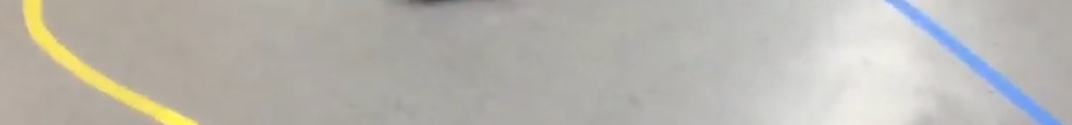
#> input picture Old/track.png, 1072 x 125 px, given in place of the camera
$ python phone.py
#> lines starting #> are read from the running program, lines starting #| are printed output that depends on the picture; after the words box and inside, x2 and y2 are one past the last pixel; in counts of white or black regions, pixels touching at a corner belong together
import numpy as np
import cv2 as cv2
import math

"""
Ideas to fix:
*Take the average of say 10 points and fin the line of best fit
*Move the points more to be more spaced out.
*Fix mask to be more accurate with less noise
"""

frame_count = 0
cap = cv2.VideoCapture(0)
# Define the codec and create VideoWriter object

center_points = []
fourcc = cv2.VideoWriter_fourcc(*'XVID')
#out = cv.VideoWriter('output1.avi', fourcc, 20.0, (640,  480))
threshold1 = 85
threshold2 = 85
r_width = 500
r_height = 300
prev_gray = None
prev_points = None


def get_initial_heading():
        return (0, -1)  # moving up in image space

def get_perpendicular_scan(start_point, direction, length):
    dx, dy = direction
    perp = (-dy, dx)
    left = (int(start_point[0] + perp[0] * length), int(start_point[1] + perp[1] * length))
    right = (int(start_point[0] - perp[0] * length), int(start_point[1] - perp[1] * length))
    return left, right

def rotate_direction(direction, angle_degrees):
    angle_rad = math.radians(angle_degrees)
    dx, dy = direction

    # Rotation matrix
    cos_theta = math.cos(angle_rad)
    sin_theta = math.sin(angle_rad)

    dx_rot = dx * cos_theta - dy * sin_theta
    dy_rot = dx * sin_theta + dy * cos_theta

    return (dx_rot, dy_rot)

def adaptive_centerline(mask_yellow, mask_blue, num_steps=1, step_size=10):
    w, h = mask_yellow.shape
    se = w/2
    position = (h/2, se)
    direction = get_initial_heading()

    midpoint_old = None
    for _ in range(num_steps):
        left_pt, right_pt = get_perpendicular_scan(position, direction, length=350)
        """print(f"Left point {left_pt}")
        print(f"Right point {right_pt}")"""
        # Create scanline as a mask
        #cv2.line(scan_mask, (10,vals[1]), (490,vals[3]), 255, 1)
        cv2.line(scan_mask, left_pt, right_pt, 255, 1)
        cv2.line(combined_mask, left_pt, right_pt, 255, 1)
        # Mask and get pixel hits
        yellow_hits = cv2.bitwise_and(mask_yellow, scan_mask)
        blue_hits = cv2.bitwise_and(mask_blue, scan_mask)
        mix_mask = cv2.bitwise_or(yellow_hits, blue_hits)
        yellow_coords = cv2.findNonZero(yellow_hits)
        blue_coords = cv2.findNonZero(blue_hits)
        detect_box(mix_mask)
        if yellow_coords is not None and blue_coords is not None:
            yellow_mean = np.mean(yellow_coords, axis=0)[0]
            blue_mean = np.mean(blue_coords, axis=0)[0]
            # Midpoint
            midpoint_x = int((yellow_mean[0] + blue_mean[0]) / 2)
            midpoint_y = int((yellow_mean[1] + blue_mean[1]) / 2)
            midpoint = (midpoint_x, midpoint_y)
            center_points.append(midpoint)
            if midpoint_old is not None:
                dx = midpoint[0] - midpoint_old[0]
                dy = midpoint[1] - midpoint_old[1]

                # Calculate the angle in radians
                norm = math.hypot(dx, dy)
                if norm != 0:
                    direction = (dx / norm, dy / norm)
                se -= step_size
                position = (midpoint[0], se)
            else:
                se -= step_size
                position = (midpoint[0], se)
            midpoint_old = midpoint
            cv2.circle(combined_mask, midpoint, 3, (255, 255, 255), -1)
            cv2.circle(mix_mask, midpoint, 3, (255, 255, 255), -1)
            #cv2.circle(combined_mask, (int(yellow_mean[0]), int(yellow_mean[1])), 3, (255, 255, 255), 5)
            #cv2.circle(combined_mask, (int(blue_mean[0]), int(blue_mean[1])), 3, (255, 255, 255), 5)

        else:
            pass
    """cv2.imshow('frame', mix_mask)
    cv2.moveWindow("frame", 700, 0)"""
    cv2.imshow('frame2', frame)
    cv2.moveWindow("frame2", 700, 500)
    return scan_mask

def track_frame_motion(prev, gray):
    flow = cv2.calcOpticalFlowFarneback(prev, gray, None, 0.5, 3, 15, 3, 5, 1.2, 0)
    # Calculate the total displacement of the frame
    dx, dy = np.mean(flow, axis=(0, 1))
    dx*=5
    dy*=5 # This gives you the average displacement
    return dx, dy

def detect_box(hit_mask):
    frame_HSV = cv2.cvtColor(frame, cv2.COLOR_BGR2HSV)
    lower_purple = np.array([120, 70, 70])   # H, S, V
    upper_purple = np.array([160, 255, 255])
    purple_mask = cv2.inRange(frame_HSV, lower_purple, upper_purple)
    contours, _ = cv2.findContours(purple_mask, cv2.RETR_EXTERNAL, cv2.CHAIN_APPROX_SIMPLE)
    final = np.zeros_like(purple_mask)
    cv2.drawContours(final, contours, -1, (255, 255, 255), 2)
    new_final = cv2.bitwise_and(scan_mask, final)
    final_final = cv2.bitwise_or(new_final, hit_mask)
    all_coords = cv2.findNonZero(final_final)
    final = np.zeros_like(purple_mask)
    if all_coords is not None and len(all_coords) >= 20:
     # Flatten and sort points left to right
        sorted_coords = sorted([pt[0] for pt in all_coords], key=lambda p: p[0])  # Sort by x

        # Track the maximum gap and its index
        max_gap = 0
        max_pair = None

        for i in range(len(sorted_coords) - 1):
            p1 = sorted_coords[i]
            p2 = sorted_coords[i + 1]
            dist = np.linalg.norm(np.array(p2) - np.array(p1))
            if dist > max_gap:
                max_gap = dist
                max_pair = (p1, p2)

        if max_pair:
            midpoint_x = int((max_pair[0][0] + max_pair[1][0]) / 2)
            midpoint_y = int((max_pair[0][1] + max_pair[1][1]) / 2)
            midpoint = (midpoint_x, midpoint_y)
            center_points.append(midpoint)

            # Visualize
            cv2.circle(final, midpoint, 4, (255, 255, 255), -1)
            final = cv2.bitwise_or(final,final_final)
    cv2.imshow('scan', final)
    cv2.moveWindow("scan", 0, 500)
    cv2.imshow('frame', purple_mask)
    cv2.moveWindow("frame", 700, 0)
    return final

if not cap.isOpened():
    print("Cannot open camera")
    exit()
while True:
    # Capture frame-by-frame
    ret, frame = cap.read()
#> frame is the input picture: shape (125, 1072, 3); mean B, G, R 175.1, 181.5, 184.4

    # if frame is read correctly ret is True
    if not ret:
        print("Can't receive frame (stream end?). Exiting ...")
        break
    # write the flipped frame
    #out.write(frame)
    # Convert to HSV and create masks
    frame_HSV = cv2.cvtColor(frame, cv2.COLOR_BGR2HSV)
#> frame_HSV: shape (125, 1072, 3); mean H, S, V 24.7, 18.3, 186.9

    lower_blue = np.array([100,50,120])
    upper_blue = np.array([150,255,255])
    lower_yellow = np.array([30,50,100])
    upper_yellow = np.array([50,255,255])
    yellow_mask = cv2.inRange(frame_HSV, lower_yellow, upper_yellow)
#> yellow_mask: shape (125, 1072); every value is 0
    blue_mask = cv2.inRange(frame_HSV, lower_blue, upper_blue)
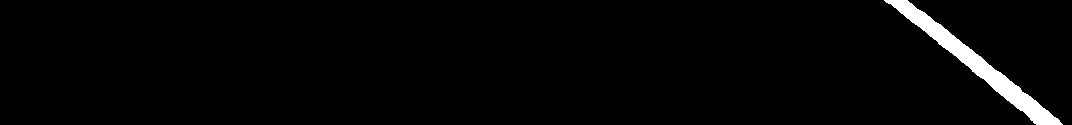
#> blue_mask: shape (125, 1072); 2.4% white; 1 white region, box (x1, y1, x2, y2) and area: (884, 0, 1063, 125) 3196

    # Optional: just to visualize
    combined_mask = cv2.add(yellow_mask, blue_mask)
    scan_mask = np.zeros_like(combined_mask)
    gray = cv2.cvtColor(frame, cv2.COLOR_BGR2GRAY)
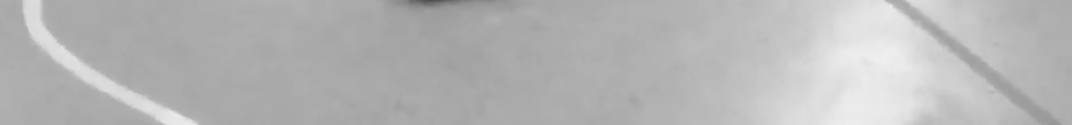
#> gray: shape (125, 1072); min 77, max 239, mean 181.6

    # Track frame motion and calculate displacement
    if prev_gray is not None:
        dx, dy = track_frame_motion(prev_gray, gray)
        center_points = [(cx + dx, cy + dy) for cx, cy in center_points]

    yellow_hits = cv2.bitwise_and(yellow_mask, scan_mask)
    blue_hits = cv2.bitwise_and(blue_mask, scan_mask)
    path_points = adaptive_centerline(yellow_mask, blue_mask)
#> after the loop in adaptive_centerline, `for _ in range(num_steps):`:
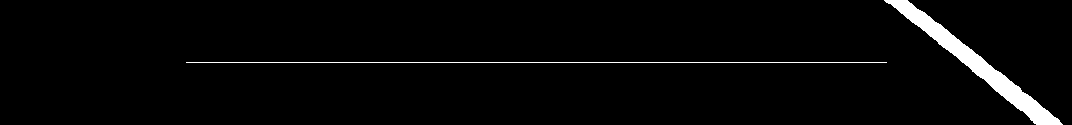
#> combined_mask: shape (125, 1072); 2.9% white; 2 white regions, box (x1, y1, x2, y2) and area: (884, 0, 1063, 125) 3196, (186, 62, 887, 63) 701
#> after the loop in adaptive_centerline, `for _ in range(num_steps):`:
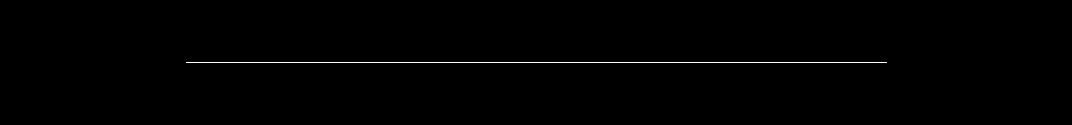
#> scan_mask: shape (125, 1072); 0.52% white in thin lines or dots, all inside (x1, y1, x2, y2) = (186, 62, 887, 63)
#> after the loop in adaptive_centerline, `for _ in range(num_steps):`: center_points = []; se = 62.5
    pts = np.array(center_points, dtype=np.int32).reshape((-1, 1, 2))
#> pts = empty array
    cv2.polylines(combined_mask, [pts], isClosed=False, color=255, thickness=2)
    frame_count += 1
    cv2.imshow('FINAL', combined_mask)
    if cv2.waitKey(1) == ord('q'):
#> (key q is pressed here)
        break
    prev_gray = gray

# When everything done, release the capture
cap.release()
#out.release()
cv2.destroyAllWindows()
